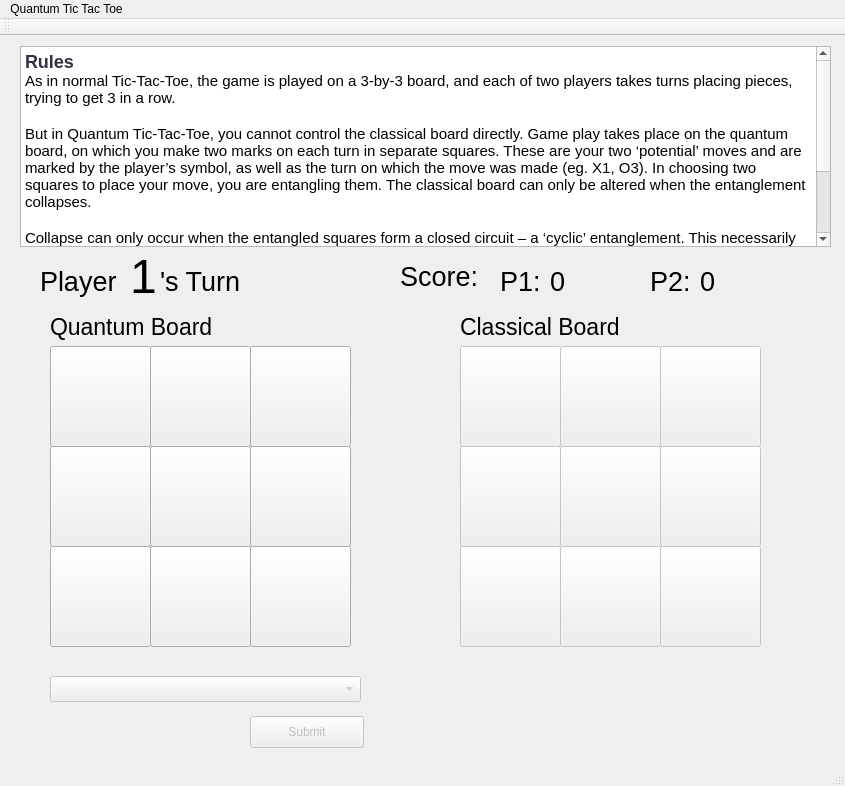
<?xml version="1.0" encoding="UTF-8"?>
<ui version="4.0">
 <class>MainWindow</class>
 <widget class="QMainWindow" name="MainWindow">
  <property name="geometry">
   <rect>
    <x>0</x>
    <y>0</y>
    <width>845</width>
    <height>786</height>
   </rect>
  </property>
  <property name="windowTitle">
   <string>MainWindow</string>
  </property>
  <widget class="QWidget" name="centralWidget">
   <widget class="QPushButton" name="classical3">
    <property name="enabled">
     <bool>false</bool>
    </property>
    <property name="geometry">
     <rect>
      <x>660</x>
      <y>310</y>
      <width>101</width>
      <height>101</height>
     </rect>
    </property>
    <property name="text">
     <string/>
    </property>
   </widget>
   <widget class="QPushButton" name="classical6">
    <property name="enabled">
     <bool>false</bool>
    </property>
    <property name="geometry">
     <rect>
      <x>660</x>
      <y>410</y>
      <width>101</width>
      <height>101</height>
     </rect>
    </property>
    <property name="text">
     <string/>
    </property>
   </widget>
   <widget class="QPushButton" name="classical9">
    <property name="enabled">
     <bool>false</bool>
    </property>
    <property name="geometry">
     <rect>
      <x>660</x>
      <y>510</y>
      <width>101</width>
      <height>101</height>
     </rect>
    </property>
    <property name="text">
     <string/>
    </property>
   </widget>
   <widget class="QPushButton" name="classical5">
    <property name="enabled">
     <bool>false</bool>
    </property>
    <property name="geometry">
     <rect>
      <x>560</x>
      <y>410</y>
      <width>101</width>
      <height>101</height>
     </rect>
    </property>
    <property name="text">
     <string/>
    </property>
   </widget>
   <widget class="QPushButton" name="classical8">
    <property name="enabled">
     <bool>false</bool>
    </property>
    <property name="geometry">
     <rect>
      <x>560</x>
      <y>510</y>
      <width>101</width>
      <height>101</height>
     </rect>
    </property>
    <property name="text">
     <string/>
    </property>
   </widget>
   <widget class="QPushButton" name="classical2">
    <property name="enabled">
     <bool>false</bool>
    </property>
    <property name="geometry">
     <rect>
      <x>560</x>
      <y>310</y>
      <width>101</width>
      <height>101</height>
     </rect>
    </property>
    <property name="text">
     <string/>
    </property>
   </widget>
   <widget class="QPushButton" name="classical4">
    <property name="enabled">
     <bool>false</bool>
    </property>
    <property name="geometry">
     <rect>
      <x>460</x>
      <y>410</y>
      <width>101</width>
      <height>101</height>
     </rect>
    </property>
    <property name="text">
     <string/>
    </property>
   </widget>
   <widget class="QPushButton" name="classical7">
    <property name="enabled">
     <bool>false</bool>
    </property>
    <property name="geometry">
     <rect>
      <x>460</x>
      <y>510</y>
      <width>101</width>
      <height>101</height>
     </rect>
    </property>
    <property name="text">
     <string/>
    </property>
   </widget>
   <widget class="QPushButton" name="classical1">
    <property name="enabled">
     <bool>false</bool>
    </property>
    <property name="geometry">
     <rect>
      <x>460</x>
      <y>310</y>
      <width>101</width>
      <height>101</height>
     </rect>
    </property>
    <property name="text">
     <string/>
    </property>
   </widget>
   <widget class="QPushButton" name="quantum2">
    <property name="geometry">
     <rect>
      <x>150</x>
      <y>310</y>
      <width>101</width>
      <height>101</height>
     </rect>
    </property>
    <property name="text">
     <string/>
    </property>
   </widget>
   <widget class="QPushButton" name="quantum5">
    <property name="geometry">
     <rect>
      <x>150</x>
      <y>410</y>
      <width>101</width>
      <height>101</height>
     </rect>
    </property>
    <property name="text">
     <string/>
    </property>
   </widget>
   <widget class="QPushButton" name="quantum8">
    <property name="geometry">
     <rect>
      <x>150</x>
      <y>510</y>
      <width>101</width>
      <height>101</height>
     </rect>
    </property>
    <property name="text">
     <string/>
    </property>
   </widget>
   <widget class="QPushButton" name="quantum4">
    <property name="geometry">
     <rect>
      <x>50</x>
      <y>410</y>
      <width>101</width>
      <height>101</height>
     </rect>
    </property>
    <property name="text">
     <string/>
    </property>
   </widget>
   <widget class="QPushButton" name="quantum7">
    <property name="geometry">
     <rect>
      <x>50</x>
      <y>510</y>
      <width>101</width>
      <height>101</height>
     </rect>
    </property>
    <property name="text">
     <string/>
    </property>
   </widget>
   <widget class="QPushButton" name="quantum1">
    <property name="geometry">
     <rect>
      <x>50</x>
      <y>310</y>
      <width>101</width>
      <height>101</height>
     </rect>
    </property>
    <property name="styleSheet">
     <string notr="true"/>
    </property>
    <property name="text">
     <string/>
    </property>
   </widget>
   <widget class="QPushButton" name="submitBtn">
    <property name="enabled">
     <bool>false</bool>
    </property>
    <property name="geometry">
     <rect>
      <x>250</x>
      <y>680</y>
      <width>114</width>
      <height>32</height>
     </rect>
    </property>
    <property name="text">
     <string>Submit</string>
    </property>
    <property name="checkable">
     <bool>false</bool>
    </property>
    <property name="checked">
     <bool>false</bool>
    </property>
   </widget>
   <widget class="QComboBox" name="comboBox">
    <property name="enabled">
     <bool>false</bool>
    </property>
    <property name="geometry">
     <rect>
      <x>50</x>
      <y>640</y>
      <width>311</width>
      <height>26</height>
     </rect>
    </property>
   </widget>
   <widget class="QPushButton" name="quantum6">
    <property name="geometry">
     <rect>
      <x>250</x>
      <y>410</y>
      <width>101</width>
      <height>101</height>
     </rect>
    </property>
    <property name="text">
     <string/>
    </property>
   </widget>
   <widget class="QPushButton" name="quantum9">
    <property name="geometry">
     <rect>
      <x>250</x>
      <y>510</y>
      <width>101</width>
      <height>101</height>
     </rect>
    </property>
    <property name="text">
     <string/>
    </property>
   </widget>
   <widget class="QPushButton" name="quantum3">
    <property name="geometry">
     <rect>
      <x>250</x>
      <y>310</y>
      <width>101</width>
      <height>101</height>
     </rect>
    </property>
    <property name="text">
     <string/>
    </property>
   </widget>
   <widget class="QTextBrowser" name="textBrowser">
    <property name="geometry">
     <rect>
      <x>20</x>
      <y>10</y>
      <width>811</width>
      <height>201</height>
     </rect>
    </property>
    <property name="html">
     <string>&lt;!DOCTYPE HTML PUBLIC &quot;-//W3C//DTD HTML 4.0//EN&quot; &quot;http://www.w3.org/TR/REC-html40/strict.dtd&quot;&gt;
&lt;html&gt;&lt;head&gt;&lt;meta name=&quot;qrichtext&quot; content=&quot;1&quot; /&gt;&lt;style type=&quot;text/css&quot;&gt;
p, li { white-space: pre-wrap; }
&lt;/style&gt;&lt;/head&gt;&lt;body style=&quot; font-family:'Lucida Grande'; font-size:13pt; font-weight:400; font-style:normal;&quot;&gt;
&lt;p style=&quot; margin-top:0px; margin-bottom:0px; margin-left:0px; margin-right:0px; -qt-block-indent:0; text-indent:0px; background-color:#ffffff;&quot;&gt;&lt;span style=&quot; font-family:'Georgia,serif'; font-size:13.5pt; font-weight:600; color:#313142;&quot;&gt;Rules&lt;/span&gt;&lt;/p&gt;
&lt;p style=&quot; margin-top:0px; margin-bottom:0px; margin-left:0px; margin-right:0px; -qt-block-indent:0; text-indent:0px; background-color:#ffffff;&quot;&gt;&lt;span style=&quot; font-family:'Arial,sans-serif'; font-size:11pt; color:#000000;&quot;&gt;As in normal Tic-Tac-Toe, the game is played on a 3-by-3 board, and each of two players takes turns placing pieces, trying to get 3 in a row.&lt;/span&gt;&lt;/p&gt;
&lt;p style=&quot;-qt-paragraph-type:empty; margin-top:0px; margin-bottom:0px; margin-left:0px; margin-right:0px; -qt-block-indent:0; text-indent:0px; font-family:'Arial,sans-serif'; font-size:11pt; color:#000000; background-color:#ffffff;&quot;&gt;&lt;br /&gt;&lt;/p&gt;
&lt;p style=&quot; margin-top:0px; margin-bottom:0px; margin-left:0px; margin-right:0px; -qt-block-indent:0; text-indent:0px; background-color:#ffffff;&quot;&gt;&lt;span style=&quot; font-family:'Arial,sans-serif'; font-size:11pt; color:#000000;&quot;&gt;But in Quantum Tic-Tac-Toe, you cannot control the classical board directly. Game play takes place on the quantum board, on which you make two marks on each turn in separate squares. These are your two ‘potential’ moves and are marked by the player’s symbol, as well as the turn on which the move was made (eg. X1, O3). In choosing two squares to place your move, you are entangling them. The classical board can only be altered when the entanglement collapses.&lt;/span&gt;&lt;/p&gt;
&lt;p style=&quot;-qt-paragraph-type:empty; margin-top:0px; margin-bottom:0px; margin-left:0px; margin-right:0px; -qt-block-indent:0; text-indent:0px; font-family:'Arial,sans-serif'; font-size:11pt; color:#000000; background-color:#ffffff;&quot;&gt;&lt;br /&gt;&lt;/p&gt;
&lt;p style=&quot; margin-top:0px; margin-bottom:0px; margin-left:0px; margin-right:0px; -qt-block-indent:0; text-indent:0px; background-color:#ffffff;&quot;&gt;&lt;span style=&quot; font-family:'Arial,sans-serif'; font-size:11pt; color:#000000;&quot;&gt;Collapse can only occur when the entangled squares form a closed circuit – a ‘cyclic’ entanglement. This necessarily means that each square involved in the entanglement has at least two marks, each of which was made on a different move. Then, the player who caused the cyclic entanglement will have to choose one out of his last two potential moves to make real. This uniquely determines which of the two marks is made real in &lt;/span&gt;&lt;span style=&quot; font-family:'Arial,sans-serif'; font-size:11pt; font-weight:600; color:#000000;&quot;&gt;all&lt;/span&gt;&lt;span style=&quot; font-family:'Arial,sans-serif'; font-size:11pt; color:#000000;&quot;&gt; of the squares in the entanglement – this is called a collapse, and the real marks are marked on the classical board.&lt;/span&gt;&lt;/p&gt;
&lt;p style=&quot;-qt-paragraph-type:empty; margin-top:0px; margin-bottom:0px; margin-left:0px; margin-right:0px; -qt-block-indent:0; text-indent:0px; font-family:'Arial,sans-serif'; font-size:11pt; color:#000000; background-color:#ffffff;&quot;&gt;&lt;br /&gt;&lt;/p&gt;
&lt;p style=&quot; margin-top:0px; margin-bottom:0px; margin-left:0px; margin-right:0px; -qt-block-indent:0; text-indent:0px; background-color:#ffffff;&quot;&gt;&lt;span style=&quot; font-family:'Arial,sans-serif'; font-size:11pt; color:#000000;&quot;&gt;The game ends when the classical board has a line of three pieces, much like real tic-tac-toe.&lt;/span&gt;&lt;/p&gt;&lt;/body&gt;&lt;/html&gt;</string>
    </property>
   </widget>
   <widget class="QLabel" name="label">
    <property name="geometry">
     <rect>
      <x>460</x>
      <y>280</y>
      <width>191</width>
      <height>21</height>
     </rect>
    </property>
    <property name="font">
     <font>
      <pointsize>17</pointsize>
     </font>
    </property>
    <property name="text">
     <string>Classical Board</string>
    </property>
   </widget>
   <widget class="QLabel" name="label_2">
    <property name="geometry">
     <rect>
      <x>50</x>
      <y>275</y>
      <width>201</width>
      <height>31</height>
     </rect>
    </property>
    <property name="font">
     <font>
      <pointsize>17</pointsize>
     </font>
    </property>
    <property name="text">
     <string>Quantum Board</string>
    </property>
   </widget>
   <widget class="QLabel" name="label_3">
    <property name="geometry">
     <rect>
      <x>40</x>
      <y>230</y>
      <width>81</width>
      <height>31</height>
     </rect>
    </property>
    <property name="font">
     <font>
      <pointsize>20</pointsize>
     </font>
    </property>
    <property name="text">
     <string>Player </string>
    </property>
   </widget>
   <widget class="QLabel" name="player">
    <property name="geometry">
     <rect>
      <x>130</x>
      <y>220</y>
      <width>41</width>
      <height>41</height>
     </rect>
    </property>
    <property name="font">
     <font>
      <pointsize>36</pointsize>
     </font>
    </property>
    <property name="text">
     <string>1</string>
    </property>
   </widget>
   <widget class="QLabel" name="label_5">
    <property name="geometry">
     <rect>
      <x>160</x>
      <y>230</y>
      <width>91</width>
      <height>31</height>
     </rect>
    </property>
    <property name="font">
     <font>
      <pointsize>20</pointsize>
     </font>
    </property>
    <property name="text">
     <string>'s Turn</string>
    </property>
   </widget>
   <widget class="QLabel" name="p1score">
    <property name="geometry">
     <rect>
      <x>550</x>
      <y>230</y>
      <width>47</width>
      <height>31</height>
     </rect>
    </property>
    <property name="font">
     <font>
      <pointsize>20</pointsize>
     </font>
    </property>
    <property name="text">
     <string>0</string>
    </property>
   </widget>
   <widget class="QLabel" name="p2score">
    <property name="geometry">
     <rect>
      <x>700</x>
      <y>230</y>
      <width>47</width>
      <height>31</height>
     </rect>
    </property>
    <property name="font">
     <font>
      <pointsize>20</pointsize>
     </font>
    </property>
    <property name="text">
     <string>0</string>
    </property>
   </widget>
   <widget class="QLabel" name="p2score_2">
    <property name="geometry">
     <rect>
      <x>650</x>
      <y>230</y>
      <width>47</width>
      <height>31</height>
     </rect>
    </property>
    <property name="font">
     <font>
      <pointsize>20</pointsize>
     </font>
    </property>
    <property name="text">
     <string>P2:</string>
    </property>
   </widget>
   <widget class="QLabel" name="p1score_2">
    <property name="geometry">
     <rect>
      <x>500</x>
      <y>230</y>
      <width>47</width>
      <height>31</height>
     </rect>
    </property>
    <property name="font">
     <font>
      <pointsize>20</pointsize>
     </font>
    </property>
    <property name="text">
     <string>P1:</string>
    </property>
   </widget>
   <widget class="QLabel" name="label_4">
    <property name="geometry">
     <rect>
      <x>400</x>
      <y>220</y>
      <width>81</width>
      <height>41</height>
     </rect>
    </property>
    <property name="font">
     <font>
      <pointsize>20</pointsize>
     </font>
    </property>
    <property name="text">
     <string>Score:</string>
    </property>
   </widget>
  </widget>
  <widget class="QMenuBar" name="menuBar">
   <property name="geometry">
    <rect>
     <x>0</x>
     <y>0</y>
     <width>845</width>
     <height>22</height>
    </rect>
   </property>
   <widget class="QMenu" name="menuQuantum_Tic_Tac_Toe">
    <property name="title">
     <string>Quantum Tic Tac Toe</string>
    </property>
   </widget>
   <addaction name="menuQuantum_Tic_Tac_Toe"/>
  </widget>
  <widget class="QToolBar" name="mainToolBar">
   <attribute name="toolBarArea">
    <enum>TopToolBarArea</enum>
   </attribute>
   <attribute name="toolBarBreak">
    <bool>false</bool>
   </attribute>
  </widget>
  <widget class="QStatusBar" name="statusBar"/>
  <action name="actionSave">
   <property name="text">
    <string>Save</string>
   </property>
  </action>
 </widget>
 <layoutdefault spacing="6" margin="11"/>
 <resources/>
 <connections/>
</ui>
